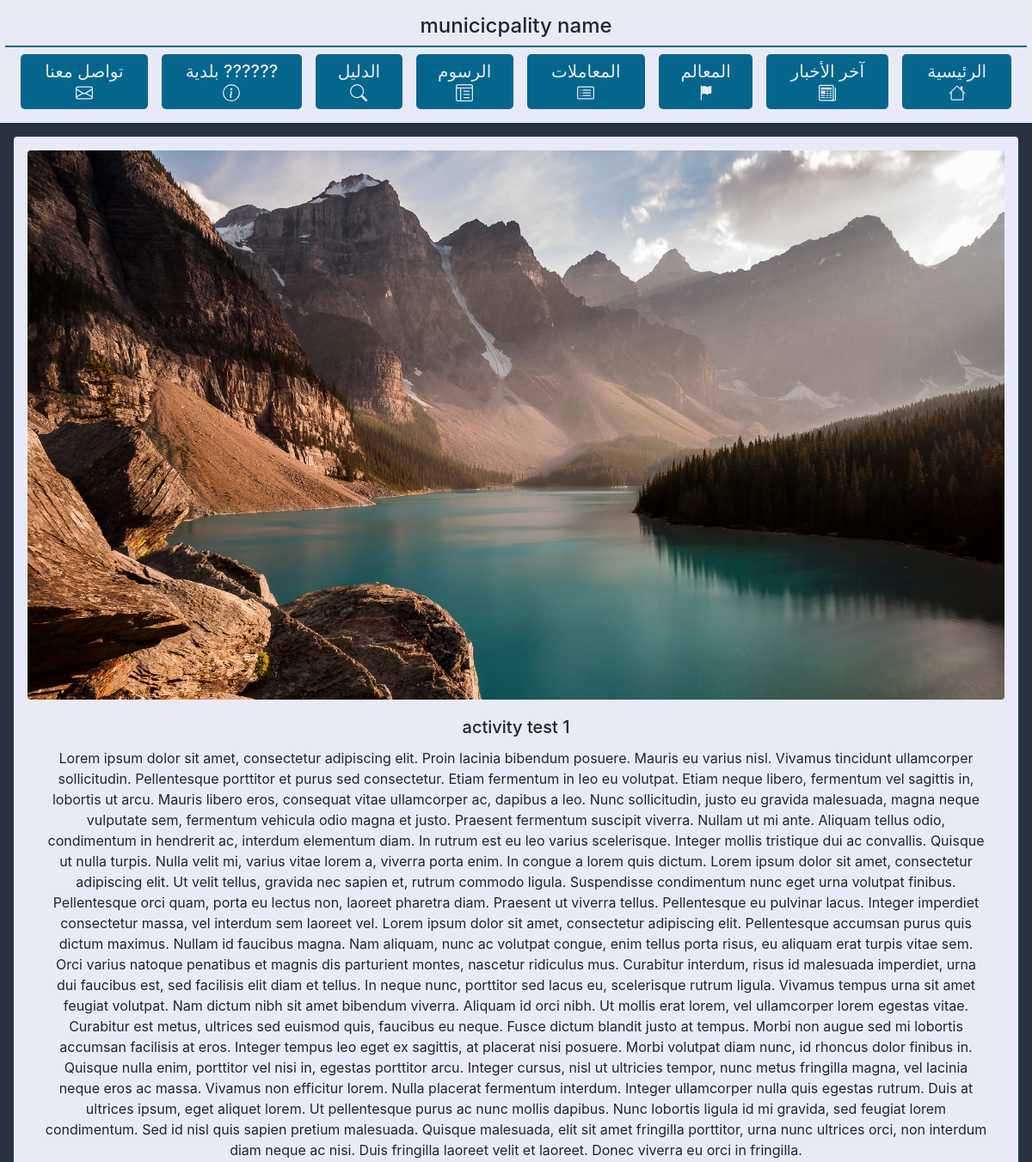
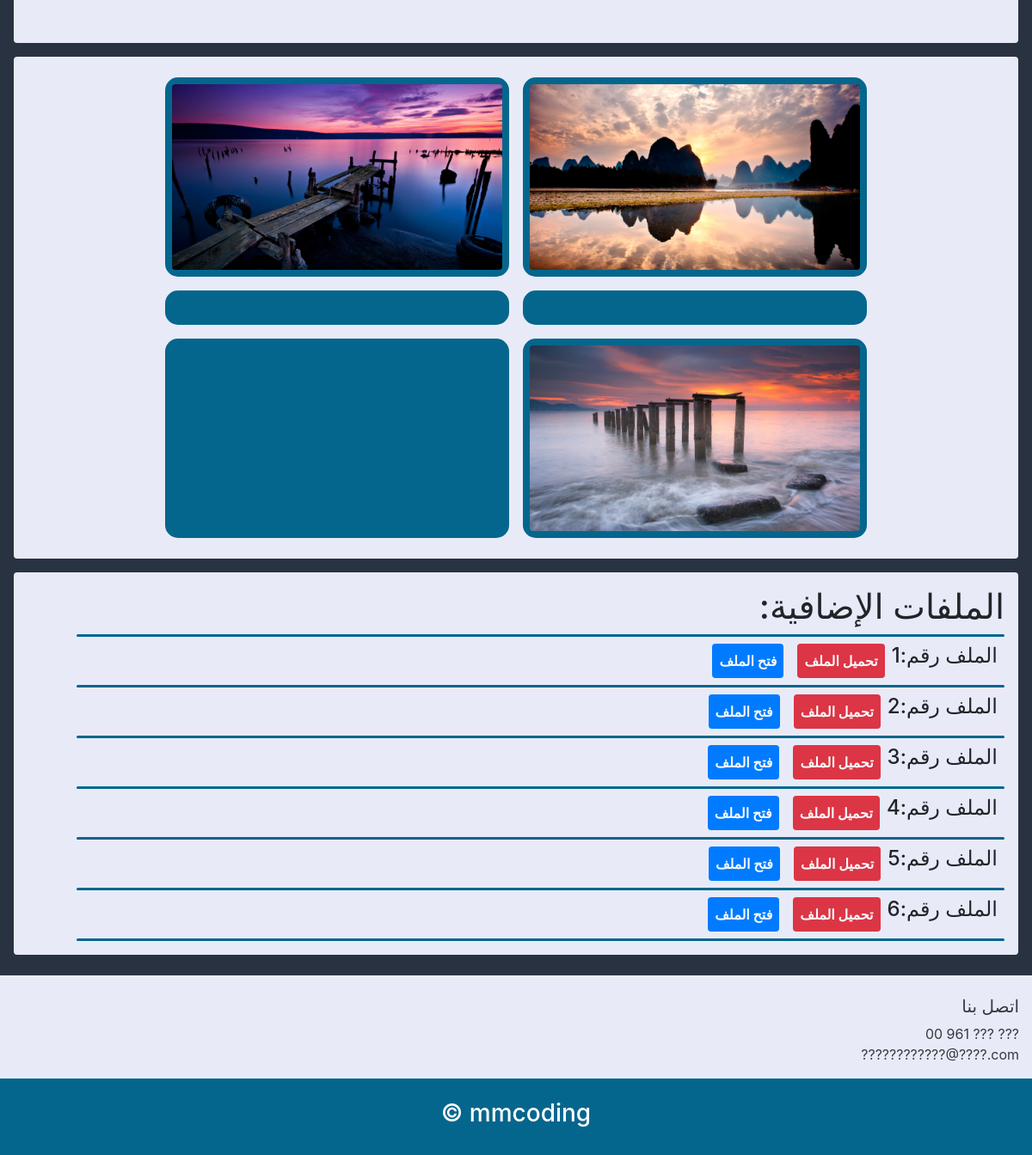
Screenshot of /activity/3/ with the database file from the repository (2 pictures, top to bottom).
### website/models.py (models this page shows, shortened)
class NewsActivity(models.Model):
    news_title=                     models.CharField(max_length=128)
    news_description=               models.TextField()
    news_principale_image=          models.ImageField(upload_to='News/Activity/Principal/Image/')
    news_date=                      models.DateTimeField(default=datetime.now,blank=True,null=True)
    madetby=models.ForeignKey(User,blank=True,null=True,on_delete=models.CASCADE,related_name='activity')

class NewsFileActivity(models.Model):
    news_file=                      models.FileField(upload_to='News/Activity/Second/File/',blank=True,null=True)
    news_image=                     models.ImageField(upload_to='News/Activity/Second/Image/',blank=True,null=True)
    relation=                       models.ForeignKey(NewsActivity,on_delete=models.CASCADE,related_name='activityfile',blank=True, null=True)

### website/views.py (the view)
# urls.py: path('activity/<int:id>/', Activity_detail_view, name='activitydetail'),#activity_detail_view
def Activity_detail_view(request,id):
    try:
        theactivity=NewsActivity.objects.get(id=id)
    except :
        messages.warning(request,'حدث خطأ')
    newsfileactivity=NewsFileActivity.objects.filter(relation=theactivity)
    context = {
        'NewsModel': theactivity,
        'NewsFileModel': newsfileactivity
    }
    return render(request, 'Activity/Activity_detail_view.html', context)

### templates/Activity/Activity_detail_view.html
{% extends 'detail.html' %}

### templates/detail.html (shortened to what this page needs)
{% extends 'base.html' %}
{% block content %}
<div class="m-3 p-3 bac2 rounded">
    <img src="{{ NewsModel.news_principale_image.url }}" class="rounded" width="100%" style="border-radius: 10px;" alt="...">
    <div class="card-body">
        <h5 class="card-title d-flex justify-content-center">{{ NewsModel.news_title }}</h5>
        <p class="text-center d-flex justify-content-center">{{ NewsModel.news_description }}</p>
    </div>
</div>
{% if NewsFileModel %}
    <div class="  m-3 p-3 bac2 d-flex justify-content-center flex-wrap rounded">
        {% for data in NewsFileModel %}
                {% if data.news_image.url %}
                    <div class="my-2 mx-2 p-2 bac1" style="border-radius: 15px; width: 400px;">
                        <img src="{{data.news_image.url}}" class="rounded" width="100%" alt="">
                    </div>
                {% endif %}
        {% endfor %}
    </div>
<div class="bac2 rounded p-3 justify-content-end  flex-wrap d-flex mx-3">
    <h1>:</h1><h1> الملفات الإضافية</h1>
    <div style="height: 3px;width: 95%;" class="bac1 rounded"></div>
{% for data in NewsFileModel %}
        {% if data.news_file %}
            <div class="bg-secon dary p-2 rounded d-flex justify-content-end " style="width: 95%;">
                <a href="{{data.news_file.url}}" class="mx-2 bg-primary p-2 rounded text-decoration-none text-center text-light"> <strong> فتح الملف</strong></a>
                <a href="{{data.news_file.url}}" class="mx-2 bg-danger p-2 rounded text-decoration-none text-center text-light " download=""> <strong> تحميل الملف</strong></a>
                <h4> {{ forloop.counter }} </h4><h4> :</h4><h4> الملف رقم </h4>
            </div>
            <div style="height: 3px;width: 95%;" class="bac1 rounded"></div>
        {% endif %}
{% endfor %}
</div>
{% endif %}
{% endblock %}

### templates/base.html (style rules this page uses)
html { scroll-behavior: smooth; }
.bac1 { background: #05668D; }
.bac2 { background: #E8EBF7; }

### rows the page displays
NewsActivity: news_principale_image (picture), news_title "activity test 1", news_description "Lorem ipsum dolor sit amet, consectetur adipiscing elit. Proin lacinia bibendum posuere. Mauris eu varius nisl. Vivamus tincidunt ullamcorper sollicitudin. Pellentesque porttitor et purus sed consectetur. Etiam fermentum in leo eu volutpat. Etiam neque libero, fermentum vel sagittis in, lobortis ut arcu. Mauris libero eros, consequat vitae ullamcorper ac, dapibus a leo. Nunc sollicitudin, justo eu gravida malesuada, magna neque vulputate sem, fermentum vehicula odio magna et justo. Praesent fermentum suscipit viverra. Nullam ut mi ante. Aliquam tellus odio, condimentum in hendrerit ac, interdum elementum diam. In rutrum est eu leo varius scelerisque. Integer mollis tristique dui ac…"
NewsFileActivity: news_image (picture)
NewsFileActivity: news_image (picture)
NewsFileActivity: news_image (picture)
